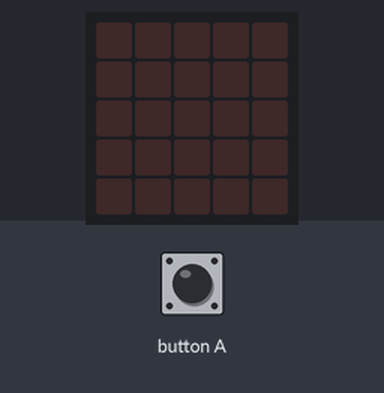
Recording of a program running on a simulated BBC micro:bit (MakeCode). On the bench: the board's 5×5 LED display. The test bench sets the inputs (shaded band). Random numbers come from a fixed seed.

Above: at 1.2 s.
1.3 s: button A pressed for 0.15 s
At 1.9 s:
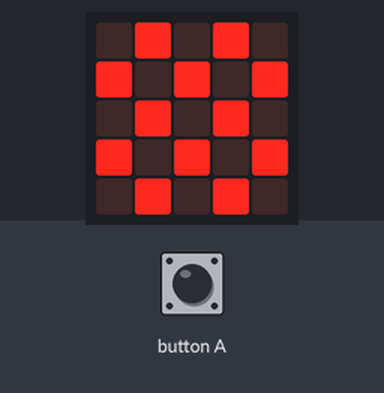
At 2.6 s:
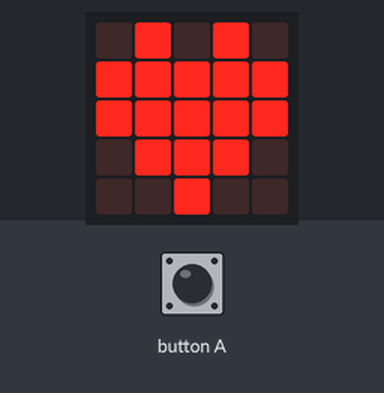
Timing chart, 0 to 4.3 s (numbered marks = the images above; inputs shaded):
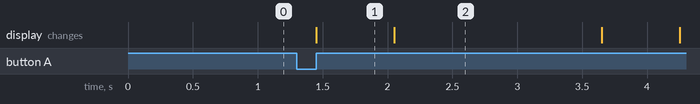

Measured:
- after the input at 1.3 s, the display: changes after 0.15 s (image 1)
- what the display in image 1 shows lasts 0.6 s, from 1.5 s to 2.1 s
- what the display in image 2 shows lasts 1.6 s, from 2.1 s to 3.7 s

The program:

main.ts
```typescript
let timer = 0
input.onButtonPressed(Button.A, function () {
    timer = randint(5, 10)
    basic.showIcon(IconNames.Chessboard)
    while (timer > 0) {
        timer += -1
        basic.showIcon(IconNames.Heart)
        basic.pause(1000)
        basic.showIcon(IconNames.Skull)
    }
})
```

test.ts
```typescript
// 테스트는 여기로 이동합니다; 이 패키지가 확장으로 사용될 때 컴파일되지 않을 것 입니다.
```
